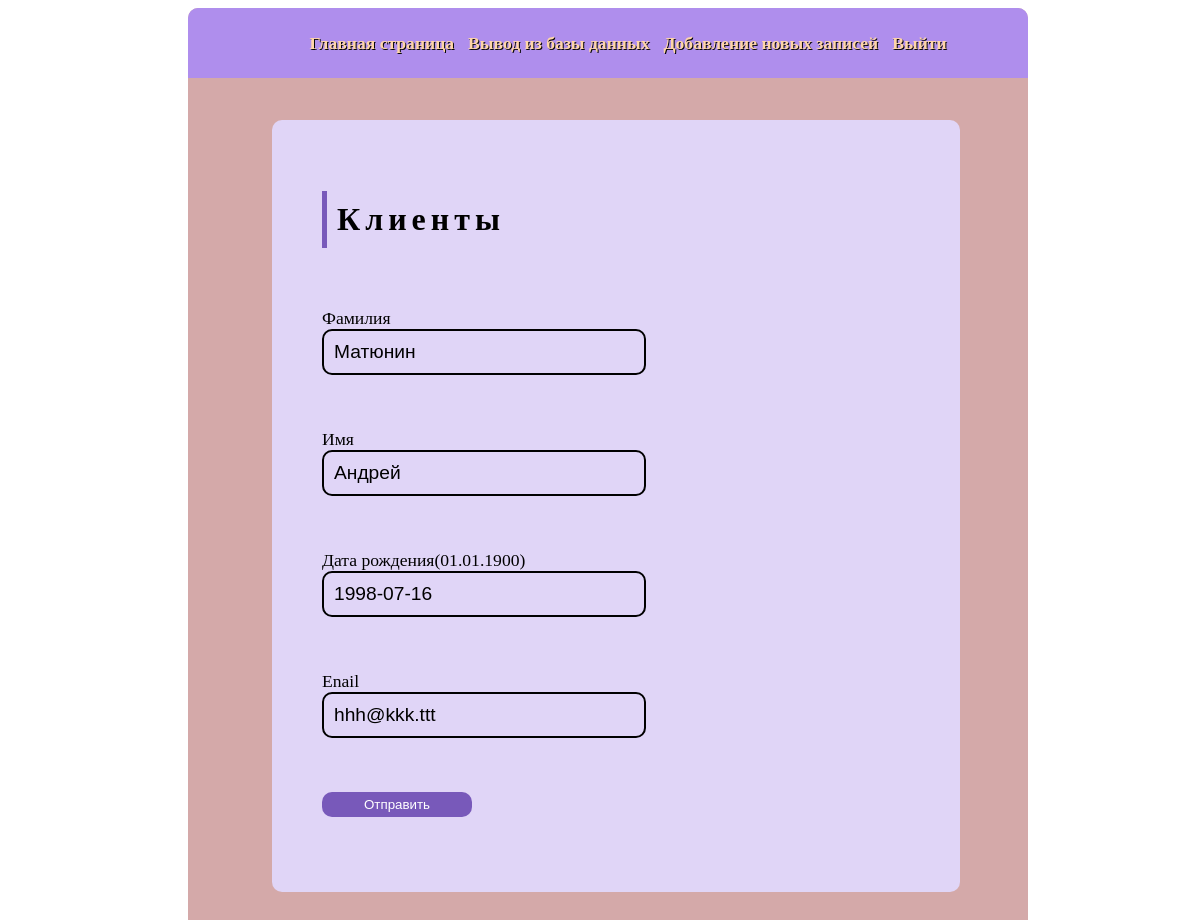
The app's page /update_client/3 (signed in) with its own data.
### main/models.py (models this page shows, shortened)
class Clients(models.Model):
    surname = models.CharField('Фамилия', max_length=50)
    name = models.CharField('Имя', max_length=50)
    data_birth = models.DateField('Дата рождения')
    email = models.EmailField('Почта')
    class Meta:
        verbose_name = 'Клиент'
        verbose_name_plural = 'Клиенты'

### main/views.py (the view)
# urls.py: path('update_client/<int:pk>', views.redact_client.as_view(), name='update_client'),
class redact_client(UpdateView):
    model = Clients
    template_name = 'main/clients.html'
    form_class = ClientsForm

### main/forms.py
class ClientsForm(ModelForm):
    class Meta:
        model = Clients
        fields=['surname', 'name', 'data_birth', 'email']
        widgets={
            "surname": TextInput(attrs={
                'class': 'input'
            }),
            "name": TextInput(attrs={
                'class': 'input'
            }),
            "data_birth": DateInput(attrs={
                'class': 'input'
            }),
            "email": EmailInput(attrs={
                'class': 'input'
            })
        }

### main/templates/main/clients.html (shortened to what this page needs)
{% extends 'main/layout.html' %}
{% block content %}
<div class="center">
  <h1>Клиенты</h1>
  <form method="post">
    <label>Фамилия</label>
    <div class="inputbox">
       {{ form.surname }}
    </div>
    <label>Имя</label>
    <div class="inputbox">
      {{ form.name }}
    </div>
     <label>Дата рождения(01.01.1900)</label>
      <div class="inputbox">
      {{ form.data_birth }}
    </div>
    <label>Enail</label>
      <div class="inputbox">
      {{ form.email }}
    </div>
    <div class="inputbox">
      <input type="submit" value="Отправить">
    </div>
  </form>
</div>
{% endblock %}

### main/static/main/css/main.css (style rules this page uses)
body { width:100%; height:100%; }
.center { position: relative; padding: 50px 50px; background: #e0d5f7; border-radius: 10px; width:70%; margin-left:10%; margin-top:5%; }
.center h1 { font-size: 2em; border-left: 5px solid #7859ba; padding: 10px; color: #000; letter-spacing: 5px; margin-bottom: 60px; font-weight: bold; padding-left: 10px; }
.center .inputbox { position: relative; width: 300px; height: 50px; margin-bottom: 50px; }
.center label { font-size:110%; font-family: "Times New Roman", Times, serif; }
.input { position: absolute; top: 0; left: 0; width: 100%; border: 2px solid #000; outline: none; background: none; padding: 10px; border-radius: 10px; font-size: 1.2em; }
.center .inputbox:last-child { margin-bottom: 0; }
.center .inputbox [type="submit"] { width: 50%; height:25px; background: #7859ba; color: #fff; border: #fff; border-radius:10px; }

### records on screen
Clients: surname "Матюнин", name "Андрей", data_birth "1998-07-16", email "hhh@kkk.ttt"
